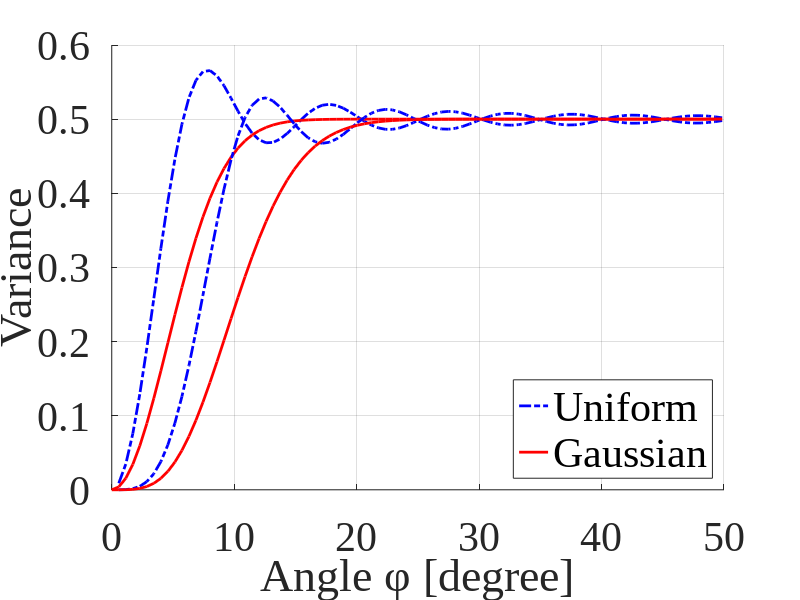

The MATLAB source for this figure: (Note: this script raises an error after producing the figure.)
% Paper: M.F.A. Ahmed and S.A. Vorobyov, "Collaborative beamforming for
% wireless sensor networks with Gaussian distributed sensor nodes," IEEE
% Trans. Wireless Communications, vol. 8, no. 2, pp.638-643, Feb. 2009.
% Fig 3: The variance of X and Y for both uniform and Gaussian spatial
% distributions: N = 16, sigma^2 = 1, R = 3 sigma.
%
%
%
% N : Number of sensor nodes.
% R : Cluster radius.
% V : Vairiance of the Gaussian spatial distribution corresponding to
% cluster radius R.
% phi : The azimuth angle.
% alpha : Defined for Uniform and Gaussian spatial distributions.
% var_x : The variance of the real part X of the array factor level at a given
% angle phi, defined for Uniform and Gaussian spatial distributions.
% var_y : The variance of the imaginary part Y of the array factor level at a
% given angle phi, defined for Uniform and Gaussian spatial distributions.



clc;clear;

V = 1;
N = 16;

phi = 0:.01:pi*(50/180);
R = 3*sqrt(V);
alpha_u = 4*pi*R*sin(phi/2);
alpha_g = 4*pi*sin(phi/2);


var_x_u = 0.5*(1+(besselj(1,2*alpha_u)./alpha_u))-(2*(besselj(1,alpha_u)./alpha_u)).^2;
var_y_u = 0.5*(1-(besselj(1,2*alpha_u)./alpha_u));


var_x_g = (1/2)*(1+ exp(-((2*alpha_g).^2)*V/2) )-(1/1)*(exp(-(alpha_g.^2)*V/2)).^2;
var_y_g = (1/2)*(1- exp(-((2*alpha_g).^2)*V/2) );


%   - - - Ploting the figure - - -

%% Create figure
figure1 = figure;

%% Create axes
axes1 = axes(...
    'FontName','Times New Roman',...
    'FontSize',30,...
    'YTick',[0 0.1 0.2 0.3 0.4 0.5 0.6],...
    'Parent',figure1);
ylim(axes1,[0 0.6]);
xlabel(axes1,'Angle \phi [degree]');
ylabel(axes1,'Variance');
grid(axes1,'on');
hold(axes1,'all');

%% Create plot
plot1 = plot(...
    phi*180/pi,var_y_u,...
    'Color','b',...
    'LineStyle','-.',...
    'LineWidth',2,...
    'Parent',axes1,...
    'DisplayName','Uniform');

%% Create plot
plot2 = plot(...
    phi*180/pi,var_y_g,...
    'LineWidth',2,...
    'Color','r',...
    'Parent',axes1,...
    'DisplayName','Gaussian');

%% Create plot
plot3 = plot(...
    phi*180/pi,var_x_u,...
    'LineStyle','-.',...
    'LineWidth',2,...
    'Color','b',...
    'Parent',axes1);

%% Create plot
plot4 = plot(...
    phi*180/pi,var_x_g,...
    'Color','r',...
    'LineWidth',2,...
    'Parent',axes1);

%% Create legend
legend1 = legend(...
    axes1,{'Uniform','Gaussian'},...
    'FontName','Times New Roman',...
    'FontSize',30,...
    'Location','SouthEast');

%% Create textbox
annotation1 = annotation(...
    figure1,'textbox',...
    'Position',[0.1848 0.5375 0.07031 0.1231],...
    'LineStyle','none',...
    'FitHeightToText','off',...
    'FontName','Times New Roman',...
    'FontSize',30,...
    'String',{'{\sigma_x}^2'});

%% Create textbox
annotation2 = annotation(...
    figure1,'textbox',...
    'Position',[0.2313 0.3008 0.07031 0.1231],...
    'LineStyle','none',...
    'FitHeightToText','off',...
    'FontName','Times New Roman',...
    'FontSize',30,...
    'String',{'{\sigma_y}^2'});
